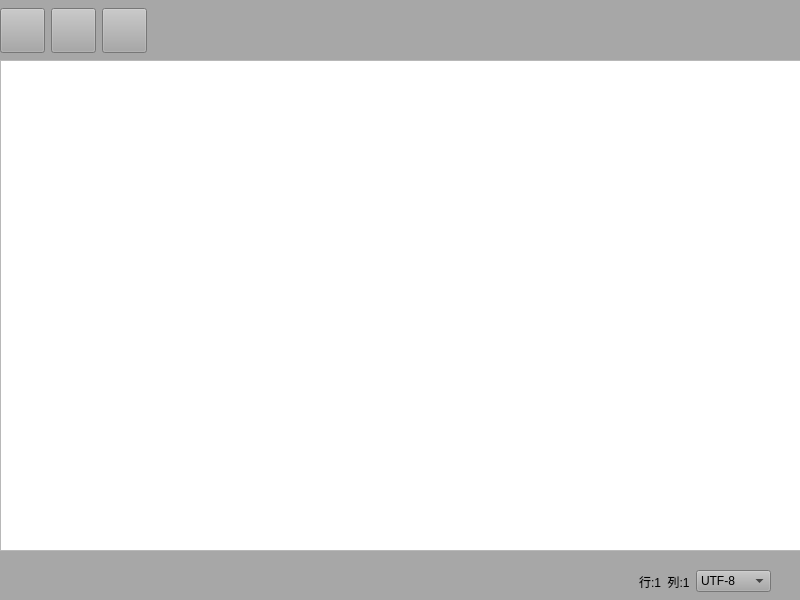
<?xml version="1.0" encoding="UTF-8"?>
<ui version="4.0">
 <class>Widget</class>
 <widget class="QWidget" name="Widget">
  <property name="geometry">
   <rect>
    <x>0</x>
    <y>0</y>
    <width>800</width>
    <height>600</height>
   </rect>
  </property>
  <property name="windowTitle">
   <string>老六记事本</string>
  </property>
  <property name="windowIcon">
   <iconset resource="res.qrc">
    <normaloff>:/icon/note.png</normaloff>:/icon/note.png</iconset>
  </property>
  <widget class="QWidget" name="layoutWidget">
   <property name="geometry">
    <rect>
     <x>0</x>
     <y>0</y>
     <width>801</width>
     <height>601</height>
    </rect>
   </property>
   <layout class="QVBoxLayout" name="verticalLayout">
    <property name="spacing">
     <number>0</number>
    </property>
    <item>
     <widget class="QWidget" name="widgetButtons" native="true">
      <property name="minimumSize">
       <size>
        <width>0</width>
        <height>60</height>
       </size>
      </property>
      <property name="styleSheet">
       <string notr="true">background-color: rgb(167, 167, 167);</string>
      </property>
      <widget class="QWidget" name="layoutWidget">
       <property name="geometry">
        <rect>
         <x>0</x>
         <y>0</y>
         <width>801</width>
         <height>61</height>
        </rect>
       </property>
       <layout class="QHBoxLayout" name="hILayoutButtons">
        <item>
         <widget class="QPushButton" name="btnOpen">
          <property name="minimumSize">
           <size>
            <width>45</width>
            <height>45</height>
           </size>
          </property>
          <property name="styleSheet">
           <string notr="true">QPushButton { border-image: url(:/icon/o1.png); }

QPushButton:hover { border-image: url(:/icon/o2.png); }
QPushButton:pressed { border-image: url(:/icon/o3.png); }</string>
          </property>
          <property name="text">
           <string/>
          </property>
         </widget>
        </item>
        <item>
         <widget class="QPushButton" name="btnSave">
          <property name="minimumSize">
           <size>
            <width>45</width>
            <height>45</height>
           </size>
          </property>
          <property name="styleSheet">
           <string notr="true">QPushButton { border-image: url(:/icon/s1.png); }

QPushButton:hover { border-image: url(:/icon/s2.png); }
QPushButton:pressed { border-image: url(:/icon/s3.png); }</string>
          </property>
          <property name="text">
           <string/>
          </property>
         </widget>
        </item>
        <item>
         <widget class="QPushButton" name="btnClose">
          <property name="minimumSize">
           <size>
            <width>45</width>
            <height>45</height>
           </size>
          </property>
          <property name="styleSheet">
           <string notr="true">QPushButton { border-image: url(:/icon/c1.png); }

QPushButton:hover { border-image: url(:/icon/c2.png); }
QPushButton:pressed { border-image: url(:/icon/c3.png); }</string>
          </property>
          <property name="text">
           <string/>
          </property>
         </widget>
        </item>
        <item>
         <spacer name="horizontalSpacer">
          <property name="orientation">
           <enum>Qt::Horizontal</enum>
          </property>
          <property name="sizeHint" stdset="0">
           <size>
            <width>40</width>
            <height>20</height>
           </size>
          </property>
         </spacer>
        </item>
       </layout>
       <zorder>btnOpen</zorder>
       <zorder>btnSave</zorder>
       <zorder>btnClose</zorder>
       <zorder>horizontalSpacer</zorder>
      </widget>
     </widget>
    </item>
    <item>
     <widget class="mytextedit" name="textEdit"/>
    </item>
    <item>
     <widget class="QWidget" name="widgetBottom" native="true">
      <property name="minimumSize">
       <size>
        <width>0</width>
        <height>50</height>
       </size>
      </property>
      <property name="styleSheet">
       <string notr="true">background-color: rgb(167, 167, 167);</string>
      </property>
      <widget class="QWidget" name="layoutWidget">
       <property name="geometry">
        <rect>
         <x>0</x>
         <y>0</y>
         <width>791</width>
         <height>61</height>
        </rect>
       </property>
       <layout class="QHBoxLayout" name="horizontalLayout">
        <item>
         <spacer name="horizontalSpacer_2">
          <property name="orientation">
           <enum>Qt::Horizontal</enum>
          </property>
          <property name="sizeHint" stdset="0">
           <size>
            <width>40</width>
            <height>20</height>
           </size>
          </property>
         </spacer>
        </item>
        <item>
         <widget class="QLabel" name="labelPosition">
          <property name="text">
           <string>行:1  列:1</string>
          </property>
         </widget>
        </item>
        <item>
         <widget class="QComboBox" name="comboBox">
          <item>
           <property name="text">
            <string>UTF-8</string>
           </property>
          </item>
          <item>
           <property name="text">
            <string>UTF-16</string>
           </property>
          </item>
          <item>
           <property name="text">
            <string>GBK</string>
           </property>
          </item>
          <item>
           <property name="text">
            <string>ANSI</string>
           </property>
          </item>
          <item>
           <property name="text">
            <string>GB2312</string>
           </property>
          </item>
         </widget>
        </item>
        <item>
         <spacer name="horizontalSpacer_3">
          <property name="orientation">
           <enum>Qt::Horizontal</enum>
          </property>
          <property name="sizeType">
           <enum>QSizePolicy::Fixed</enum>
          </property>
          <property name="sizeHint" stdset="0">
           <size>
            <width>20</width>
            <height>40</height>
           </size>
          </property>
         </spacer>
        </item>
       </layout>
      </widget>
     </widget>
    </item>
   </layout>
  </widget>
 </widget>
 <customwidgets>
  <customwidget>
   <class>mytextedit</class>
   <extends>QTextEdit</extends>
   <header>mytextedit.h</header>
  </customwidget>
 </customwidgets>
 <resources>
  <include location="res.qrc"/>
 </resources>
 <connections/>
</ui>
